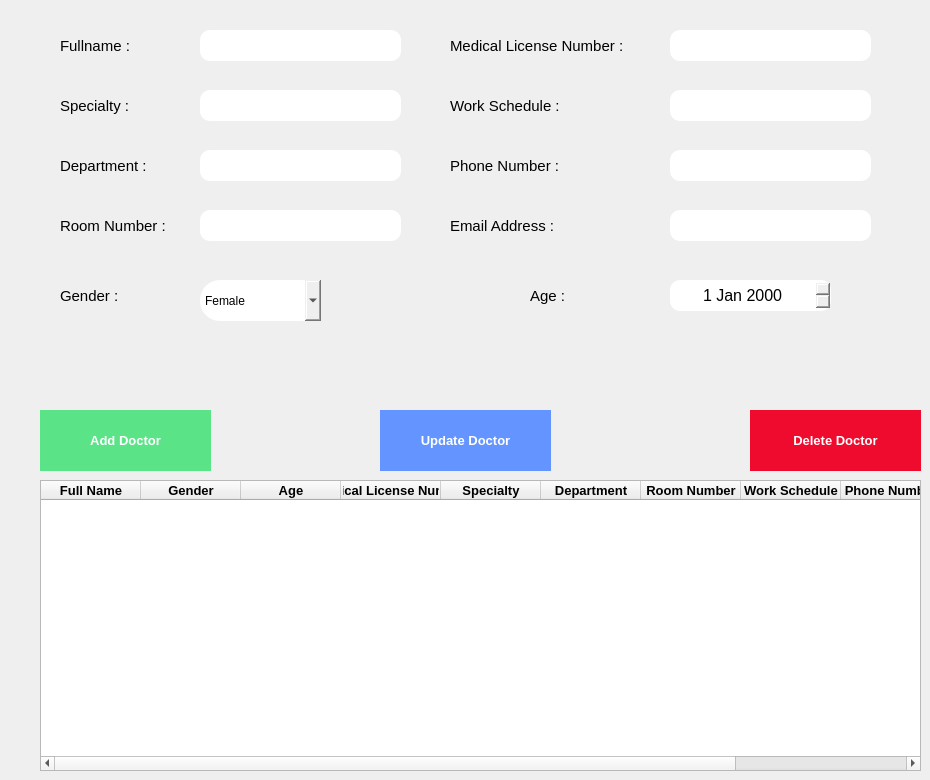
      <widget class="QWidget" name="page_4">
       <widget class="QTableWidget" name="doctor_tableWidget">
        <property name="geometry">
         <rect>
          <x>40</x>
          <y>480</y>
          <width>881</width>
          <height>291</height>
         </rect>
        </property>
        <column>
         <property name="text">
          <string>Full Name</string>
         </property>
         <property name="font">
          <font>
           <pointsize>10</pointsize>
           <weight>75</weight>
           <bold>true</bold>
          </font>
         </property>
        </column>
        <column>
         <property name="text">
          <string>Gender</string>
         </property>
         <property name="font">
          <font>
           <pointsize>10</pointsize>
           <weight>75</weight>
           <bold>true</bold>
          </font>
         </property>
        </column>
        <column>
         <property name="text">
          <string>Age</string>
         </property>
         <property name="font">
          <font>
           <pointsize>10</pointsize>
           <weight>75</weight>
           <bold>true</bold>
          </font>
         </property>
        </column>
        <column>
         <property name="text">
          <string>Medical License Number</string>
         </property>
         <property name="font">
          <font>
           <pointsize>10</pointsize>
           <weight>75</weight>
           <bold>true</bold>
          </font>
         </property>
        </column>
        <column>
         <property name="text">
          <string>Specialty</string>
         </property>
         <property name="font">
          <font>
           <pointsize>10</pointsize>
           <weight>75</weight>
           <bold>true</bold>
          </font>
         </property>
        </column>
        <column>
         <property name="text">
          <string>Department</string>
         </property>
         <property name="font">
          <font>
           <pointsize>10</pointsize>
           <weight>75</weight>
           <bold>true</bold>
          </font>
         </property>
        </column>
        <column>
         <property name="text">
          <string>Room Number</string>
         </property>
         <property name="font">
          <font>
           <pointsize>10</pointsize>
           <weight>75</weight>
           <bold>true</bold>
          </font>
         </property>
        </column>
        <column>
         <property name="text">
          <string>Work Schedule</string>
         </property>
         <property name="font">
          <font>
           <pointsize>10</pointsize>
           <weight>75</weight>
           <bold>true</bold>
          </font>
         </property>
        </column>
        <column>
         <property name="text">
          <string>Phone Number</string>
         </property>
         <property name="font">
          <font>
           <pointsize>10</pointsize>
           <weight>75</weight>
           <bold>true</bold>
          </font>
         </property>
        </column>
        <column>
         <property name="text">
          <string>Email Address</string>
         </property>
         <property name="font">
          <font>
           <pointsize>10</pointsize>
           <weight>75</weight>
           <bold>true</bold>
          </font>
         </property>
        </column>
       </widget>
       <widget class="QLabel" name="d_fullname_label">
        <property name="geometry">
         <rect>
          <x>60</x>
          <y>20</y>
          <width>101</width>
          <height>51</height>
         </rect>
        </property>
        <property name="font">
         <font>
          <pointsize>11</pointsize>
         </font>
        </property>
        <property name="text">
         <string>Fullname :</string>
        </property>
        <property name="alignment">
         <set>Qt::AlignLeading|Qt::AlignLeft|Qt::AlignVCenter</set>
        </property>
       </widget>
       <widget class="QLabel" name="specialty_label">
        <property name="geometry">
         <rect>
          <x>60</x>
          <y>80</y>
          <width>101</width>
          <height>51</height>
         </rect>
        </property>
        <property name="font">
         <font>
          <pointsize>11</pointsize>
         </font>
        </property>
        <property name="text">
         <string>Specialty :</string>
        </property>
        <property name="alignment">
         <set>Qt::AlignLeading|Qt::AlignLeft|Qt::AlignVCenter</set>
        </property>
       </widget>
       <widget class="QLabel" name="d_phone_number_label">
        <property name="geometry">
         <rect>
          <x>450</x>
          <y>140</y>
          <width>151</width>
          <height>51</height>
         </rect>
        </property>
        <property name="font">
         <font>
          <pointsize>11</pointsize>
         </font>
        </property>
        <property name="text">
         <string>Phone Number :</string>
        </property>
        <property name="alignment">
         <set>Qt::AlignLeading|Qt::AlignLeft|Qt::AlignVCenter</set>
        </property>
       </widget>
       <widget class="QPushButton" name="add_doctor_pushButton">
        <property name="geometry">
         <rect>
          <x>40</x>
          <y>410</y>
          <width>171</width>
          <height>61</height>
         </rect>
        </property>
        <property name="font">
         <font>
          <pointsize>10</pointsize>
          <weight>75</weight>
          <bold>true</bold>
         </font>
        </property>
        <property name="styleSheet">
         <string notr="true">QPushButton{
background :rgb(91, 227, 136);
color:rgb(255, 255, 255);
font-weight : bold;
border: 2px solid rgb(91, 227, 136);
}</string>
        </property>
        <property name="text">
         <string>Add Doctor</string>
        </property>
        <property name="flat">
         <bool>false</bool>
        </property>
       </widget>
       <widget class="QPushButton" name="update_doctor_pushButton">
        <property name="geometry">
         <rect>
          <x>380</x>
          <y>410</y>
          <width>171</width>
          <height>61</height>
         </rect>
        </property>
        <property name="font">
         <font>
          <pointsize>10</pointsize>
          <weight>75</weight>
          <bold>true</bold>
         </font>
        </property>
        <property name="styleSheet">
         <string notr="true">QPushButton{
background :rgb(99, 148, 255);
color:rgb(255, 255, 255);
font-weight : bold;
border: 2px solid rgb(99, 148, 255);;
}</string>
        </property>
        <property name="text">
         <string>Update Doctor</string>
        </property>
        <property name="flat">
         <bool>false</bool>
        </property>
       </widget>
       <widget class="QPushButton" name="delete_doctor_pushButton">
        <property name="geometry">
         <rect>
          <x>750</x>
          <y>410</y>
          <width>171</width>
          <height>61</height>
         </rect>
        </property>
        <property name="font">
         <font>
          <pointsize>10</pointsize>
          <weight>75</weight>
          <bold>true</bold>
         </font>
        </property>
        <property name="styleSheet">
         <string notr="true">QPushButton{
background :rgb(239, 11, 45);
color:rgb(255, 255, 255);
font-weight : bold;
border: 2px solid rgb(239, 11, 45);
}</string>
        </property>
        <property name="text">
         <string>Delete Doctor</string>
        </property>
        <property name="flat">
         <bool>false</bool>
        </property>
       </widget>
       <widget class="QLabel" name="department_label">
        <property name="geometry">
         <rect>
          <x>60</x>
          <y>140</y>
          <width>131</width>
          <height>51</height>
         </rect>
        </property>
        <property name="font">
         <font>
          <pointsize>11</pointsize>
         </font>
        </property>
        <property name="text">
         <string>Department :</string>
        </property>
        <property name="alignment">
         <set>Qt::AlignLeading|Qt::AlignLeft|Qt::AlignVCenter</set>
        </property>
       </widget>
       <widget class="QLineEdit" name="d_fullname_lineEdit">
        <property name="geometry">
         <rect>
          <x>200</x>
          <y>30</y>
          <width>201</width>
          <height>31</height>
         </rect>
        </property>
        <property name="font">
         <font>
          <pointsize>9</pointsize>
         </font>
        </property>
        <property name="styleSheet">
         <string notr="true">QLineEdit{
border-radius: 10px;
}</string>
        </property>
       </widget>
       <widget class="QLineEdit" name="specialty_lineEdit">
        <property name="geometry">
         <rect>
          <x>200</x>
          <y>90</y>
          <width>201</width>
          <height>31</height>
         </rect>
        </property>
        <property name="font">
         <font>
          <pointsize>9</pointsize>
         </font>
        </property>
        <property name="styleSheet">
         <string notr="true">QLineEdit{
border-radius: 10px;
}</string>
        </property>
       </widget>
       <widget class="QLabel" name="medical_license_number_label">
        <property name="geometry">
         <rect>
          <x>450</x>
          <y>20</y>
          <width>231</width>
          <height>51</height>
         </rect>
        </property>
        <property name="font">
         <font>
          <pointsize>11</pointsize>
         </font>
        </property>
        <property name="text">
         <string>Medical License Number :</string>
        </property>
        <property name="alignment">
         <set>Qt::AlignLeading|Qt::AlignLeft|Qt::AlignVCenter</set>
        </property>
       </widget>
       <widget class="QLineEdit" name="medical_license_number_lineEdit">
        <property name="geometry">
         <rect>
          <x>670</x>
          <y>30</y>
          <width>201</width>
          <height>31</height>
         </rect>
        </property>
        <property name="font">
         <font>
          <pointsize>9</pointsize>
         </font>
        </property>
        <property name="styleSheet">
         <string notr="true">QLineEdit{
border-radius: 10px;
}</string>
        </property>
       </widget>
       <widget class="QLabel" name="work_schedule_label">
        <property name="geometry">
         <rect>
          <x>450</x>
          <y>80</y>
          <width>151</width>
          <height>51</height>
         </rect>
        </property>
        <property name="font">
         <font>
          <pointsize>11</pointsize>
         </font>
        </property>
        <property name="text">
         <string>Work Schedule :</string>
        </property>
        <property name="alignment">
         <set>Qt::AlignLeading|Qt::AlignLeft|Qt::AlignVCenter</set>
        </property>
       </widget>
       <widget class="QLineEdit" name="work_schedule_lineEdit">
        <property name="geometry">
         <rect>
          <x>670</x>
          <y>90</y>
          <width>201</width>
          <height>31</height>
         </rect>
        </property>
        <property name="font">
         <font>
          <pointsize>9</pointsize>
         </font>
        </property>
        <property name="styleSheet">
         <string notr="true">QLineEdit{
border-radius: 10px;
}</string>
        </property>
       </widget>
       <widget class="QLineEdit" name="department_lineEdit">
        <property name="geometry">
         <rect>
          <x>200</x>
          <y>150</y>
          <width>201</width>
          <height>31</height>
         </rect>
        </property>
        <property name="font">
         <font>
          <pointsize>9</pointsize>
         </font>
        </property>
        <property name="styleSheet">
         <string notr="true">QLineEdit{
border-radius: 10px;
}</string>
        </property>
       </widget>
       <widget class="QLineEdit" name="d_phone_number_lineEdit">
        <property name="geometry">
         <rect>
          <x>670</x>
          <y>150</y>
          <width>201</width>
          <height>31</height>
         </rect>
        </property>
        <property name="font">
         <font>
          <pointsize>9</pointsize>
         </font>
        </property>
        <property name="styleSheet">
         <string notr="true">QLineEdit{
border-radius: 10px;
}</string>
        </property>
       </widget>
       <widget class="QLabel" name="email_address_label">
        <property name="geometry">
         <rect>
          <x>450</x>
          <y>200</y>
          <width>151</width>
          <height>51</height>
         </rect>
        </property>
        <property name="font">
         <font>
          <pointsize>11</pointsize>
         </font>
        </property>
        <property name="text">
         <string>Email Address :</string>
        </property>
        <property name="alignment">
         <set>Qt::AlignLeading|Qt::AlignLeft|Qt::AlignVCenter</set>
        </property>
       </widget>
       <widget class="QLineEdit" name="email_address_lineEdit">
        <property name="geometry">
         <rect>
          <x>670</x>
          <y>210</y>
          <width>201</width>
          <height>31</height>
         </rect>
        </property>
        <property name="font">
         <font>
          <pointsize>9</pointsize>
         </font>
        </property>
        <property name="styleSheet">
         <string notr="true">QLineEdit{
border-radius: 10px;
}</string>
        </property>
       </widget>
       <widget class="QLabel" name="room_number_label">
        <property name="geometry">
         <rect>
          <x>60</x>
          <y>200</y>
          <width>151</width>
          <height>51</height>
         </rect>
        </property>
        <property name="font">
         <font>
          <pointsize>11</pointsize>
         </font>
        </property>
        <property name="text">
         <string>Room Number :</string>
        </property>
        <property name="alignment">
         <set>Qt::AlignLeading|Qt::AlignLeft|Qt::AlignVCenter</set>
        </property>
       </widget>
       <widget class="QLineEdit" name="room_number_lineEdit">
        <property name="geometry">
         <rect>
          <x>200</x>
          <y>210</y>
          <width>201</width>
          <height>31</height>
         </rect>
        </property>
        <property name="font">
         <font>
          <pointsize>9</pointsize>
         </font>
        </property>
        <property name="styleSheet">
         <string notr="true">QLineEdit{
border-radius: 10px;
}</string>
        </property>
       </widget>
       <widget class="QLabel" name="d_gender_label">
        <property name="geometry">
         <rect>
          <x>60</x>
          <y>270</y>
          <width>71</width>
          <height>51</height>
         </rect>
        </property>
        <property name="font">
         <font>
          <pointsize>11</pointsize>
         </font>
        </property>
        <property name="text">
         <string>Gender :</string>
        </property>
        <property name="alignment">
         <set>Qt::AlignLeading|Qt::AlignLeft|Qt::AlignVCenter</set>
        </property>
       </widget>
       <widget class="QComboBox" name="d_gender_comboBox">
        <property name="geometry">
         <rect>
          <x>200</x>
          <y>280</y>
          <width>121</width>
          <height>41</height>
         </rect>
        </property>
        <property name="font">
         <font>
          <pointsize>9</pointsize>
         </font>
        </property>
        <property name="styleSheet">
         <string notr="true">QComboBox{
border-radius: 20px;
}</string>
        </property>
        <item>
         <property name="text">
          <string>Female</string>
         </property>
        </item>
        <item>
         <property name="text">
          <string>Male</string>
         </property>
        </item>
       </widget>
       <widget class="QLabel" name="d_age_label">
        <property name="geometry">
         <rect>
          <x>530</x>
          <y>270</y>
          <width>51</width>
          <height>51</height>
         </rect>
        </property>
        <property name="font">
         <font>
          <pointsize>11</pointsize>
         </font>
        </property>
        <property name="text">
         <string>Age :</string>
        </property>
        <property name="alignment">
         <set>Qt::AlignLeading|Qt::AlignLeft|Qt::AlignVCenter</set>
        </property>
       </widget>
       <widget class="QDateEdit" name="d_age_dateEdit">
        <property name="geometry">
         <rect>
          <x>670</x>
          <y>280</y>
          <width>161</width>
          <height>31</height>
         </rect>
        </property>
        <property name="font">
         <font>
          <pointsize>12</pointsize>
         </font>
        </property>
        <property name="styleSheet">
         <string notr="true">QDateTimeEdit{
border-radius: 10px;
}</string>
        </property>
        <property name="alignment">
         <set>Qt::AlignCenter</set>
        </property>
       </widget>
      </widget>
